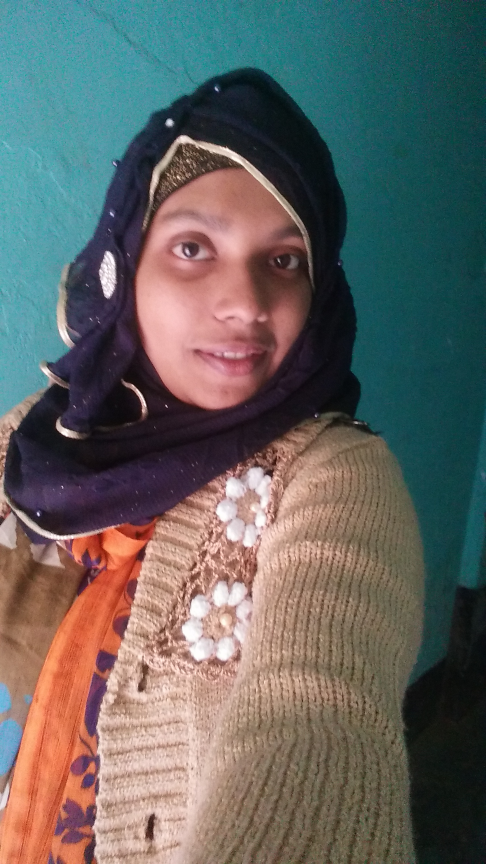
#> input picture img.jpg, 1458 x 2592 px (shown at 1/3 size)
$ python test.py
#> lines starting #> are read from the running program, lines starting #| are printed output that depends on the picture
import cv2

img = cv2.imread('img.jpg', 0)
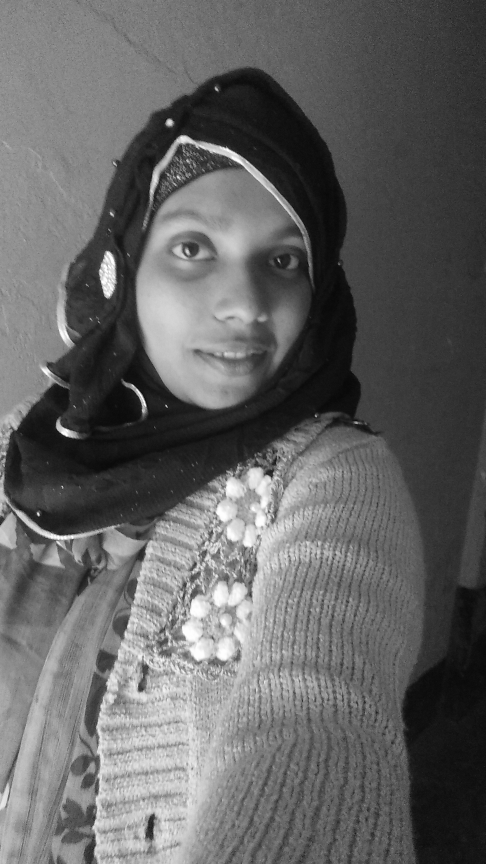
#> img: shape (2592, 1458) (shown at 1/3 size); min 0, max 255, mean 99.4

print(img)
#> (printed output is left out)

cv2.imshow('image', img)
cv2.waitKey(5000)
cv2.destroyAllWindows()
